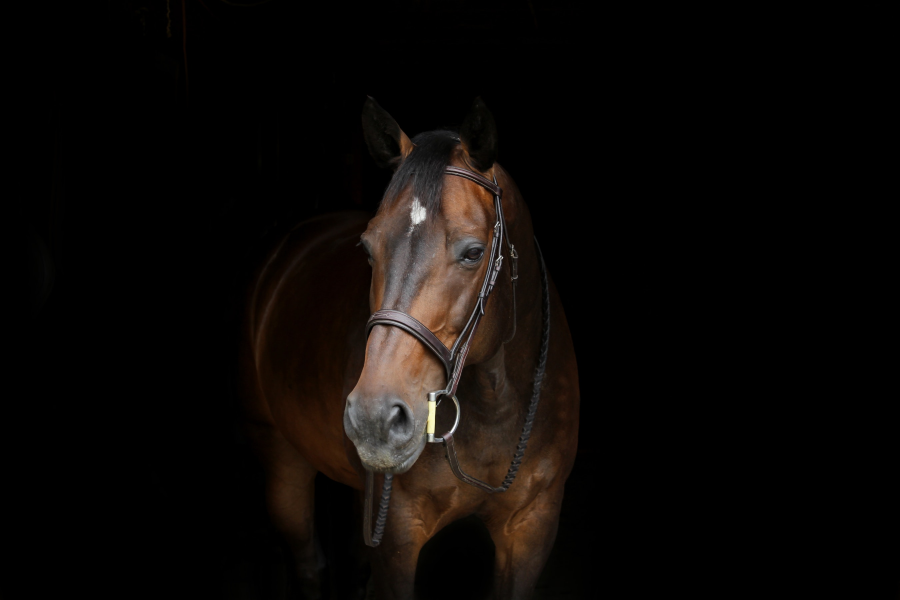
#> input picture DATA/horse.jpg, 2700 x 1800 px, found by its file name (shown at 1/3 size)
$ jupyter execute ImageHistogram.ipynb   (shell and % lines are left out)
#> lines starting #> are read from the running program, lines starting #| are printed output that depends on the picture
[cell 1]
import cv2
import numpy as np
import matplotlib.pyplot as plt

[cell 2]
dark_horse = cv2.imread('C:/Users/lenovo/PythonComputerVision/DATA/horse.jpg')
#> dark_horse is the input picture: shape (1800, 2700, 3); mean B, G, R 6.9, 8.9, 12
show_horse = cv2.cvtColor(dark_horse, cv2.COLOR_BGR2RGB)

rainbow = cv2.imread('C:/Users/lenovo/PythonComputerVision/DATA/rainbow.jpg')
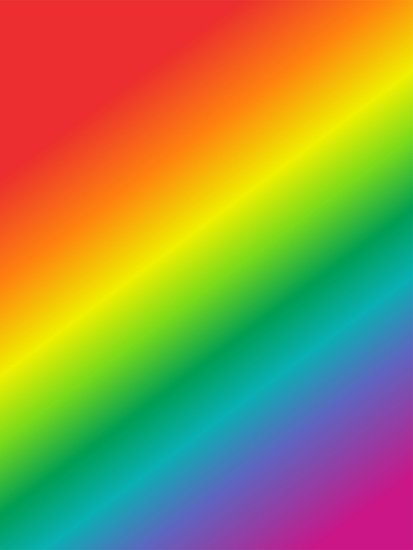
#> input picture DATA/rainbow.jpg, 413 x 550 px, found by its file name
#> rainbow is the input picture: shape (550, 413, 3); mean B, G, R 72.8, 142.3, 152.3
show_rainbow = cv2.cvtColor(rainbow, cv2.COLOR_BGR2RGB)

blue_bricks = cv2.imread('C:/Users/lenovo/PythonComputerVision/DATA/bricks.jpg')
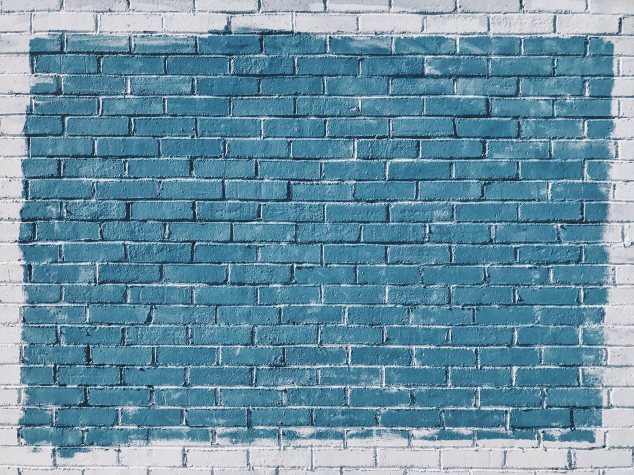
#> input picture DATA/bricks.jpg, 1267 x 950 px, found by its file name (shown at 1/2 size)
#> blue_bricks is the input picture: shape (950, 1267, 3); mean B, G, R 163.5, 144, 104.9
show_bricks = cv2.cvtColor(blue_bricks, cv2.COLOR_BGR2RGB)

[cell 3]
plt.imshow(show_bricks)

[cell 4]
# OPENCV BGR
hist_values = cv2.calcHist([blue_bricks],channels=[0],mask=None,histSize=[256],ranges=[0,256])
#> hist_values = 256 values, max 19329 at index 150, min 0 at index 0, mean 4701.8

[cell 5]
hist_values.shape
#> Out = (256, 1)

[cell 6]
plt.plot(hist_values)
#> figure, not shown here; curve peaks at x = 150, y = 19329

[cell 7]
plt.imshow(show_horse)

[cell 8]
hist_values = cv2.calcHist([dark_horse],channels=[0],mask=None,histSize=[256],ranges=[0,256])
#> hist_values = 256 values, max 3726045 at index 0, min 10 at index 246, mean 18984.4

[cell 9]
plt.plot(hist_values)
#> figure, not shown here; curve peaks at x = 0, y = 3726045

[cell 10]
img = blue_bricks

[cell 11]
color = ('b','g','r')

for i,col in enumerate(color):
    histv = cv2.calcHist([img],[i],None,[256],[0,256])
    plt.plot(histv,col)
    plt.xlim([0,256])

plt.title('HISTOGRAM FOR BLUE_BRICK')
#> figure, not shown here; curve peaks at x = 150, y = 19329; curve peaks at x = 124, y = 17804; curve peaks at x = 63, y = 16885

### Histogram Equalization

[cell 12]
rainbow = cv2.imread('C:/Users/lenovo/PythonComputerVision/DATA/rainbow.jpg')
show_rainbow = cv2.cvtColor(rainbow, cv2.COLOR_BGR2RGB)

[cell 13]
img = rainbow

[cell 14]
img.shape
#> Out = (550, 413, 3)

[cell 15]
img.shape[0:2]
#> Out = (550, 413)

[cell 16]
mask = np.zeros(img.shape[:2],np.uint8)

[cell 17]
plt.imshow(mask,cmap='gray')

[cell 18]
mask[300:400,100:400] = 255

[cell 19]
plt.imshow(mask,cmap='gray')

[cell 20]
plt.imshow(show_rainbow)

[cell 21]
masked_img = cv2.bitwise_and(img,img,mask=mask)
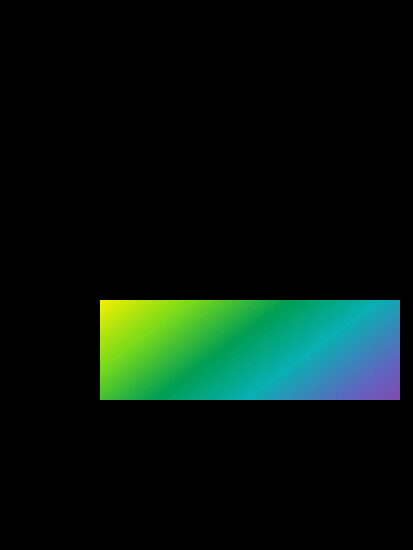
#> masked_img: shape (550, 413, 3); mean B, G, R 14.7, 22.5, 6.8

[cell 22]
show_masked_img = cv2.bitwise_and(show_rainbow,show_rainbow,mask=mask)

[cell 23]
plt.imshow(show_masked_img)

[cell 24]
# B G R
hist_mask_values_red = cv2.calcHist([rainbow],channels=[2],mask=mask,histSize=[256],ranges=[0,256])
#> hist_mask_values_red = 256 values, max 1332 at index 1, min 0 at index 221, mean 117.2

[cell 25]
hist_values_red = cv2.calcHist([rainbow],channels=[2],mask=None,histSize=[256],ranges=[0,256])
#> hist_values_red = 256 values, max 20471 at index 236, min 70 at index 226, mean 887.3

[cell 26]
plt.plot(hist_mask_values_red)
plt.title('RED HISTOGRAM FOR MASKED RAINBOW')
#> figure, not shown here; curve peaks at x = 1, y = 1332

[cell 27]
plt.imshow(show_rainbow)

[cell 28]
plt.plot(hist_values_red)
plt.title('RED HISTOGRAM FOR NORMAL RAINBOW')
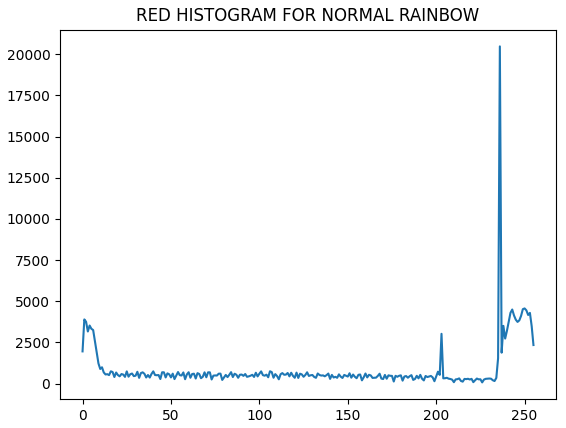
#> figure drawn by matplotlib, 1 panel; curve peaks at x = 236, y = 20471

### Histogram Equalization Part2

[cell 29]
gorilla = cv2.imread('C:/Users/lenovo/PythonComputerVision/DATA/gorilla.jpg',0)
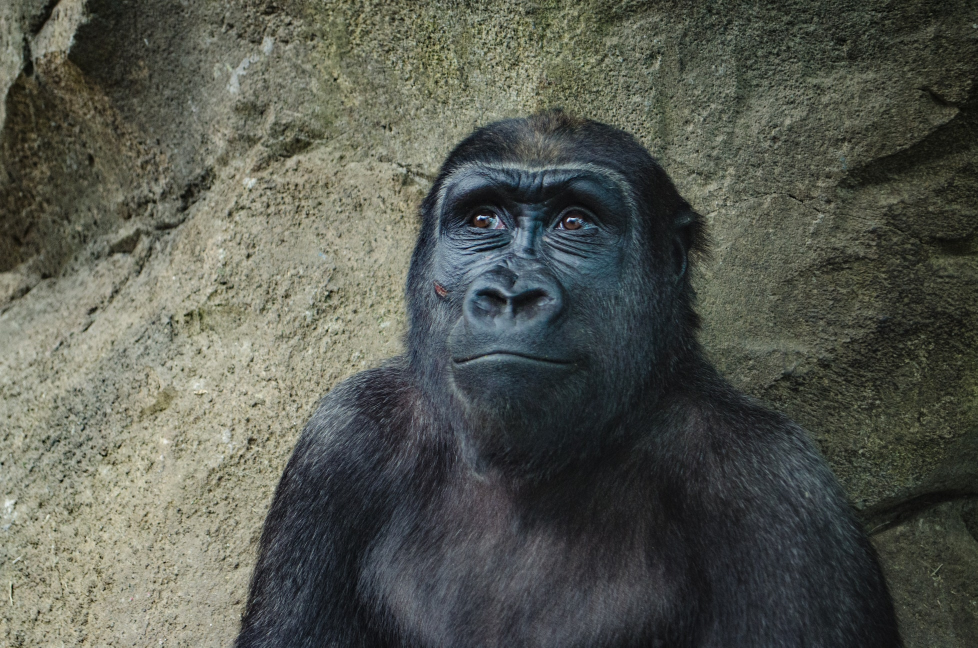
#> input picture DATA/gorilla.jpg, 1955 x 1295 px, found by its file name (shown at 1/2 size)
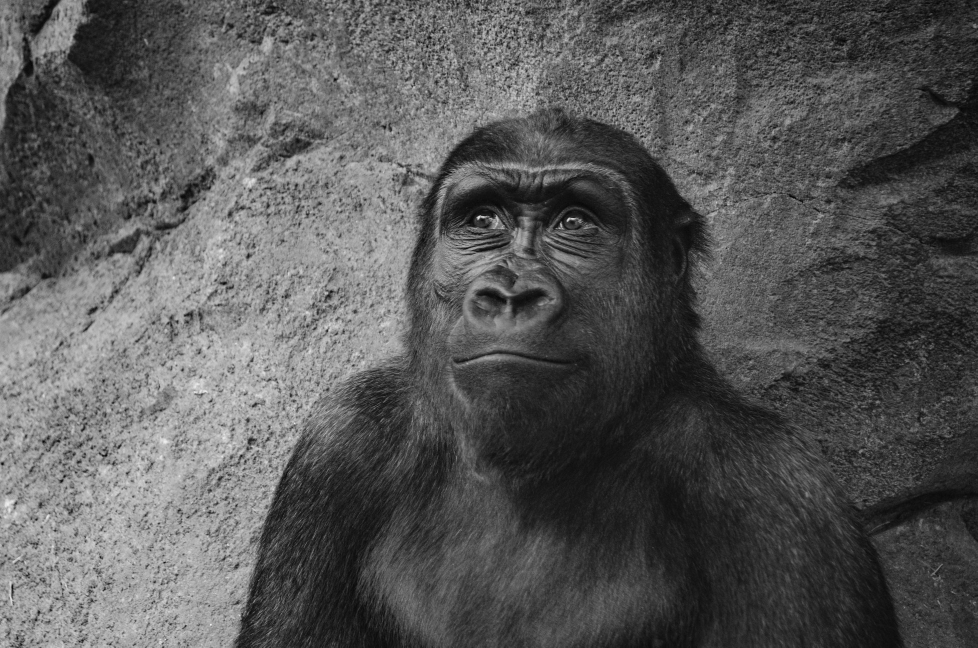
#> gorilla: shape (1295, 1955) (shown at 1/2 size); min 0, max 255, mean 87.1

[cell 30]
def display(img,cmap=None):
    fig = plt.figure(figsize=(10,8))
    ax = fig.add_subplot(111)
    ax.imshow(img,cmap)

[cell 31]
display(gorilla,cmap='gray')

[cell 32]
gorilla.shape
#> Out = (1295, 1955)

[cell 33]
hist_values = cv2.calcHist([gorilla],channels=[0],mask=None,histSize=[256],ranges=[0,256])
#> hist_values = 256 values, max 24421 at index 38, min 0 at index 242, mean 9889.6

[cell 34]
plt.plot(hist_values)
#> figure, not shown here; curve peaks at x = 38, y = 24421

[cell 35]
eq_gorilla = cv2.equalizeHist(gorilla)
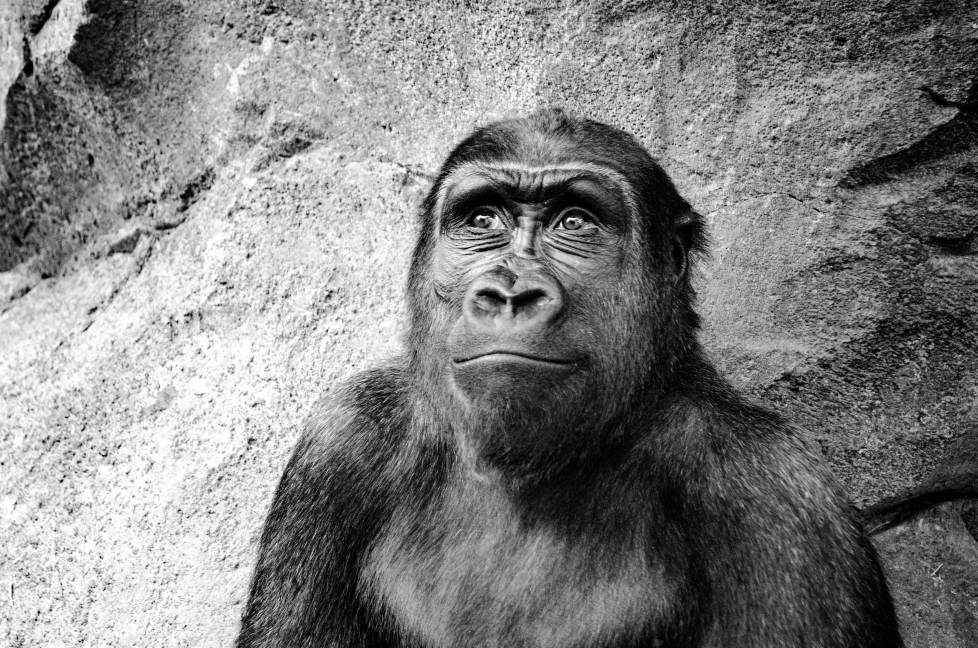
#> eq_gorilla: shape (1295, 1955) (shown at 1/2 size); min 0, max 255, mean 128.3

[cell 36]
display(eq_gorilla,cmap='gray')

[cell 37]
hist_values = cv2.calcHist([eq_gorilla],channels=[0],mask=None,histSize=[256],ranges=[0,256])
#> hist_values = 256 values, max 24421 at index 45, min 0 at index 6, mean 9889.6

[cell 38]
plt.plot(hist_values)
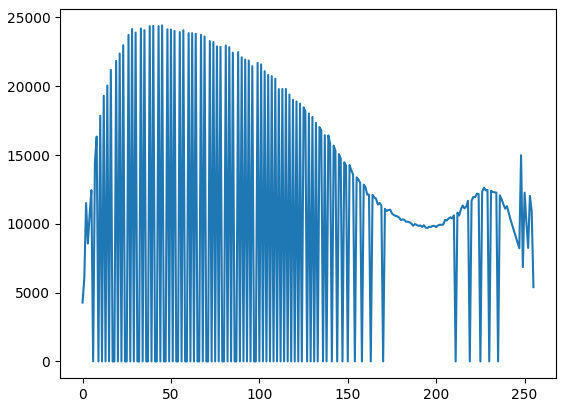
#> figure drawn by matplotlib, 1 panel; curve peaks at x = 45, y = 24421

[cell 39]
color_gorilla = cv2.imread('C:/Users/lenovo/PythonComputerVision/DATA/gorilla.jpg')
#> color_gorilla is the input picture: shape (1295, 1955, 3); mean B, G, R 80.4, 88.9, 86

[cell 40]
show_gorilla = cv2.cvtColor(color_gorilla,cv2.COLOR_BGR2RGB)

[cell 41]
plt.imshow(show_gorilla)

[cell 42]
hsv = cv2.cvtColor(color_gorilla,cv2.COLOR_BGR2HSV)
#> hsv: shape (1295, 1955, 3); mean H, S, V 59, 46.4, 91.6

[cell 43]
hsv[:,:,2].min()
#> Out = 1

[cell 44]
hsv[:,:,2] = cv2.equalizeHist(hsv[:,:,2])
#> hsv: shape (1295, 1955, 3); mean H, S, V 59, 46.4, 128.3

[cell 45]
eq_color_gorilla = cv2.cvtColor(hsv,cv2.COLOR_HSV2RGB)
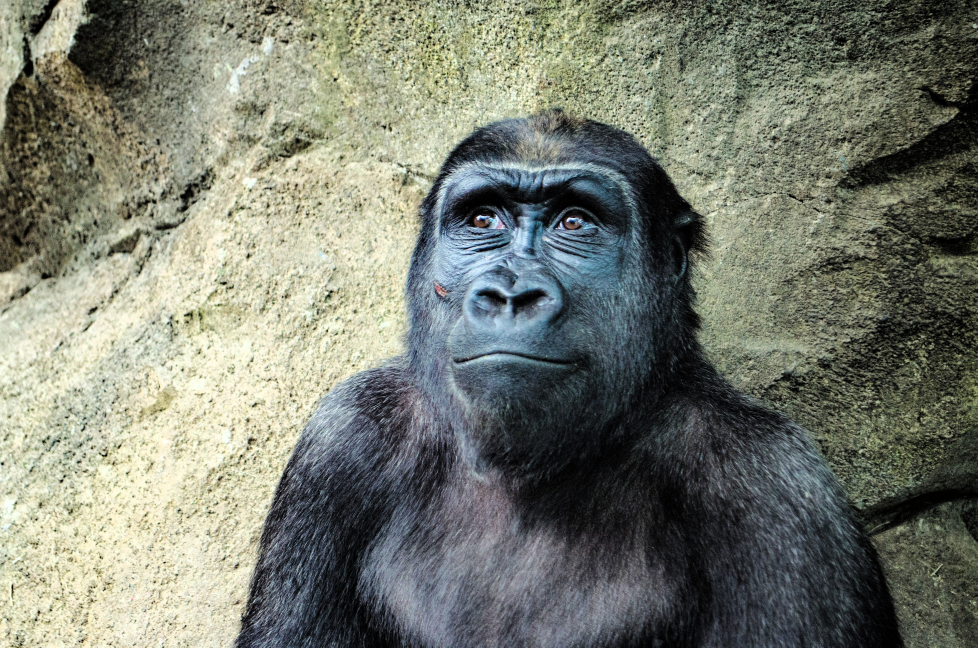
#> eq_color_gorilla: shape (1295, 1955, 3) (shown at 1/2 size); mean R, G, B 120.3, 124.4, 112.1

[cell 46]
display(eq_color_gorilla)

[cell 47]
histValues_c = cv2.calcHist([eq_color_gorilla],channels=[0],mask=None,histSize=[256],ranges=[0,256])
#> histValues_c = 256 values, max 16277 at index 50, min 2998 at index 236, mean 9889.6

[cell 48]
plt.plot(histValues_c)
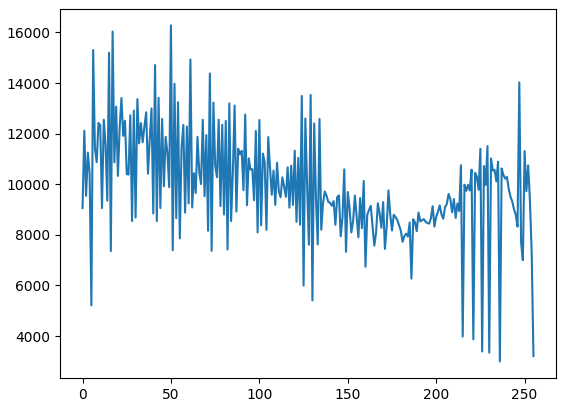
#> figure drawn by matplotlib, 1 panel; curve peaks at x = 50, y = 16277
